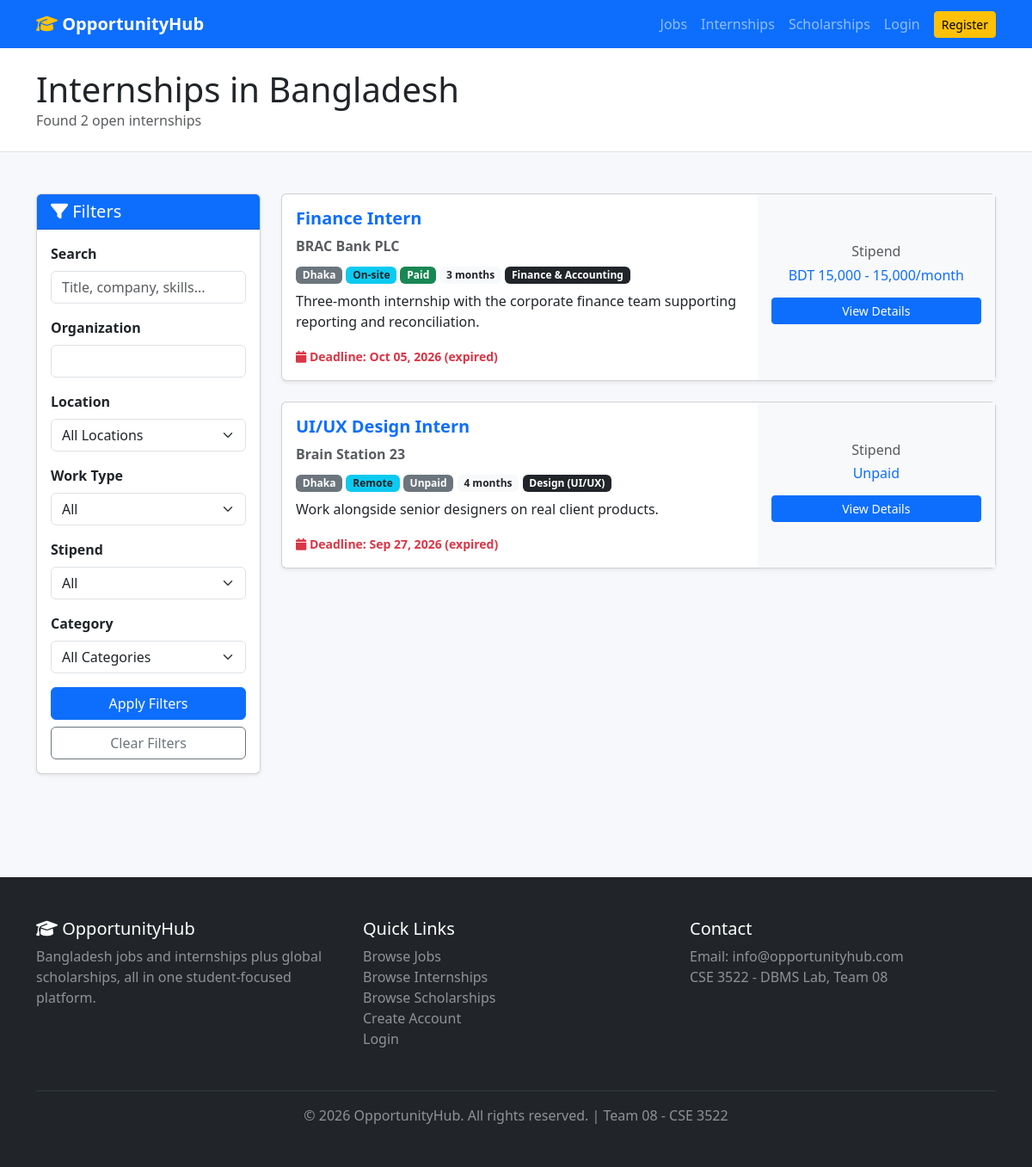
The app's page /pages/internships.php with its own data.
### tables this page shows
CREATE TABLE postings (
    posting_id INT PRIMARY KEY AUTO_INCREMENT,
    organization_id INT NOT NULL,
    posting_type ENUM('Job','Internship') NOT NULL,
    title VARCHAR(200) NOT NULL,
    category_id INT,
    description TEXT,
    responsibilities TEXT,
    requirements TEXT,
    qualifications TEXT,
    skills VARCHAR(255),
    location VARCHAR(150),
    work_type ENUM('Remote','On-site','Hybrid') DEFAULT 'On-site',
    job_type ENUM('Full-time','Part-time','Contract','Temporary') DEFAULT 'Full-time',
    paid_status ENUM('Paid','Unpaid') DEFAULT 'Paid',
    salary_min INT,
    salary_max INT,
    salary_currency VARCHAR(10) DEFAULT 'BDT',
    duration VARCHAR(50),
    vacancies INT DEFAULT 1,
    application_deadline DATE NOT NULL,
    application_method VARCHAR(100) DEFAULT 'Apply on OpportunityHub',
    application_link VARCHAR(255),
    posting_status ENUM('Pending','Active','Rejected','Closed','Expired') DEFAULT 'Pending',
    views INT DEFAULT 0,
    posted_at TIMESTAMP DEFAULT CURRENT_TIMESTAMP,
    updated_at TIMESTAMP DEFAULT CURRENT_TIMESTAMP ON UPDATE CURRENT_TIMESTAMP,
    FOREIGN KEY (organization_id) REFERENCES organizations(organization_id) ON DELETE CASCADE,
    FOREIGN KEY (category_id) REFERENCES categories(category_id) ON DELETE SET NULL,
    INDEX idx_posting_type (posting_type),
    INDEX idx_posting_status (posting_status),
    INDEX idx_posting_deadline (application_deadline),
    INDEX idx_posting_location (location),
    FULLTEXT INDEX ft_posting_search (title, description, skills)
);

CREATE TABLE organizations (
    organization_id INT PRIMARY KEY AUTO_INCREMENT,
    user_id INT NOT NULL,
    org_name VARCHAR(150) NOT NULL,
    industry VARCHAR(100),
    website VARCHAR(255),
    location VARCHAR(150),
    org_size VARCHAR(50),
    founded_year INT,
    description TEXT,
    status ENUM('Pending','Approved','Rejected','Suspended') DEFAULT 'Pending',
    created_at TIMESTAMP DEFAULT CURRENT_TIMESTAMP,
    updated_at TIMESTAMP DEFAULT CURRENT_TIMESTAMP ON UPDATE CURRENT_TIMESTAMP,
    FOREIGN KEY (user_id) REFERENCES users(user_id) ON DELETE CASCADE,
    UNIQUE KEY unique_owner (user_id),
    INDEX idx_org_status (status)
);

CREATE TABLE categories (
    category_id INT PRIMARY KEY AUTO_INCREMENT,
    category_name VARCHAR(100) NOT NULL UNIQUE,
    created_at TIMESTAMP DEFAULT CURRENT_TIMESTAMP
);

### pages/internships.php (called while the page is built, shortened)
<?php
require_once '../config/database.php';
require_once '../includes/functions.php';
$type = 'Internship';
$filters = [
    'search'       => trim($_GET['search'] ?? ''),
    'organization' => trim($_GET['organization'] ?? ''),
    'location'     => trim($_GET['location'] ?? ''),
    'work_type'    => trim($_GET['work_type'] ?? ''),
    'job_type'     => '',
    'paid_status'  => trim($_GET['paid_status'] ?? ''),
    'category_id'  => trim($_GET['category_id'] ?? ''),
];
$postings   = getPostings($type, $filters, true);
include '../includes/header.php';
include '../includes/posting-list.php';
include '../includes/footer.php';

### includes/functions.php (called while the page is built, shortened)
<?php
function isLoggedIn() {
    return isset($_SESSION['user_id']);
}
function e($string) {
    return htmlspecialchars($string ?? '', ENT_QUOTES, 'UTF-8');
}
function daysLeft($deadline) {
    return (int) ceil((strtotime($deadline) - time()) / 86400);
}
function getPostings($type, $filters = [], $onlyPublic = true) {
    global $conn;
    $sql = "SELECT p.*, o.org_name, o.location AS org_location, o.status AS org_status, c.category_name
            FROM postings p
            INNER JOIN organizations o ON p.organization_id = o.organization_id
            LEFT JOIN categories c ON p.category_id = c.category_id
            WHERE p.posting_type = ?";
    $params = [$type]; $types = "s";
    if ($onlyPublic) {
        $sql .= " AND p.posting_status = 'Active' AND o.status = 'Approved'";
    }
    $sql .= " ORDER BY p.posted_at DESC LIMIT 200";
    $stmt = $conn->prepare($sql);
    $stmt->bind_param($types, ...$params);
    $stmt->execute();
    return $stmt->get_result()->fetch_all(MYSQLI_ASSOC);
}
function formatSalary($posting) {
    if ($posting['posting_type'] === 'Internship') {
        if ($posting['paid_status'] === 'Unpaid') return 'Unpaid';
        if ($posting['salary_min'] || $posting['salary_max']) {
            return $posting['salary_currency'] . ' ' . number_format($posting['salary_min']) .
                   ($posting['salary_max'] ? ' - ' . number_format($posting['salary_max']) : '') . '/month';
        }
        return 'Paid (amount not disclosed)';
    }
    return $posting['salary_currency'] . ' ' . number_format($posting['salary_min'] ?: $posting['salary_max']);
}

### includes/posting-list.php (the view, shortened to what this page needs)
<?php
$type = $type ?? 'Job';
$postings = $postings ?? [];
$filters = $filters ?? [
    'search' => '',
    'organization' => '',
    'location' => '',
    'work_type' => '',
    'job_type' => '',
    'paid_status' => '',
    'category_id' => '',
];
$isInternship = ($type === 'Internship');
$selfPage = $isInternship ? 'internships.php' : 'jobs.php';
?>
<div class="bg-white py-4 border-bottom">
    <div class="container">
        <h1 class="mb-0"><?php echo $isInternship ? 'Internships in Bangladesh' : 'Jobs in Bangladesh'; ?></h1>
        <p class="text-muted mb-0">Found <?php echo count($postings); ?> open <?php echo $isInternship ? 'internships' : 'jobs'; ?></p>
    </div>
</div>
<div class="container py-5">
  <div class="row">
    <div class="col-lg-3 mb-4">
      <div class="card shadow-sm">
        <div class="card-header bg-primary text-white"><h5 class="mb-0"><i class="fas fa-filter"></i> Filters</h5></div>
        <div class="card-body">
          <form method="GET" action="">
            <div class="mb-3">
              <label class="form-label fw-bold">Search</label>
              <input type="text" class="form-control" name="search" placeholder="Title, company, skills..." value="<?php echo e($filters['search']); ?>">
            </div>
            <div class="mb-3">
              <label class="form-label fw-bold">Organization</label>
              <input type="text" class="form-control" name="organization" value="<?php echo e($filters['organization']); ?>">
            </div>
            <div class="mb-3">
              <label class="form-label fw-bold">Location</label>
              <select class="form-select" name="location">
                <option value="">All Locations</option>
              </select>
            </div>
            <div class="mb-3">
              <label class="form-label fw-bold">Work Type</label>
              <select class="form-select" name="work_type">
                <option value="">All</option>
              </select>
            </div>
            <?php if (!$isInternship): ?>
            <div class="mb-3">
              <label class="form-label fw-bold">Job Type</label>
              <select class="form-select" name="job_type">
                <option value="">All</option>
                <?php foreach (['Full-time','Part-time','Contract','Temporary'] as $j): ?>
                  <option value="<?php echo $j; ?>" <?php echo ($filters['job_type'] === $j) ? 'selected' : ''; ?>><?php echo $j; ?></option>
                <?php endforeach; ?>
              </select>
            </div>
            <?php else: ?>
            <div class="mb-3">
              <label class="form-label fw-bold">Stipend</label>
              <select class="form-select" name="paid_status">
                <option value="">All</option>
              </select>
            </div>
            <?php endif; ?>
            <div class="mb-3">
              <label class="form-label fw-bold">Category</label>
              <select class="form-select" name="category_id">
                <option value="">All Categories</option>
              </select>
            </div>
            <button type="submit" class="btn btn-primary w-100 mb-2">Apply Filters</button>
            <a href="<?php echo $selfPage; ?>" class="btn btn-outline-secondary w-100">Clear Filters</a>
          </form>
        </div>
      </div>
    </div>
    <div class="col-lg-9">
      <?php if (empty($postings)): ?>
        <div class="alert alert-info text-center py-5">
          <i class="fas fa-search fa-3x mb-3"></i>
          <p>No <?php echo $isInternship ? 'internships' : 'jobs'; ?> found matching your filters.</p>
          <a href="<?php echo $selfPage; ?>" class="btn btn-primary">Reset Filters</a>
        </div>
      <?php else: ?>
        <div class="row g-4">
          <?php foreach ($postings as $p): $days = daysLeft($p['application_deadline']); ?>
            <div class="col-12">
              <div class="card scholarship-card shadow-sm">
                <div class="row g-0">
                  <div class="col-md-8">
                    <div class="card-body">
                      <h5 class="card-title text-primary"><?php echo e($p['title']); ?></h5>
                      <p class="card-text text-muted mb-2"><strong><?php echo e($p['org_name']); ?></strong></p>
                      <div class="mb-2">
                        <span class="badge bg-secondary"><?php echo e($p['location']); ?></span>
                        <span class="badge bg-info text-dark"><?php echo e($p['work_type']); ?></span>
                        <?php if ($isInternship): ?>
                          <span class="badge bg-<?php echo $p['paid_status'] === 'Paid' ? 'success' : 'secondary'; ?>"><?php echo e($p['paid_status']); ?></span>
                          <?php if ($p['duration']): ?><span class="badge bg-light text-dark"><?php echo e($p['duration']); ?></span><?php endif; ?>
                        <?php else: ?>
                          <span class="badge bg-success"><?php echo e($p['job_type']); ?></span>
                        <?php endif; ?>
                        <?php if ($p['category_name']): ?><span class="badge bg-dark"><?php echo e($p['category_name']); ?></span><?php endif; ?>
                      </div>
                      <p class="card-text"><?php echo e(mb_strimwidth($p['description'] ?? '', 0, 150, '...')); ?></p>
                      <small class="<?php echo $days < 7 ? 'text-danger fw-bold' : 'text-muted'; ?>">
                        <i class="fas fa-calendar"></i> Deadline: <?php echo date('M d, Y', strtotime($p['application_deadline'])); ?>
                        (<?php echo $days >= 0 ? $days . ' days left' : 'expired'; ?>)
                      </small>
                    </div>
                  </div>
                  <div class="col-md-4 bg-light d-flex flex-column justify-content-center align-items-center p-3">
                    <h6 class="text-muted mb-2"><?php echo $isInternship ? 'Stipend' : 'Salary'; ?></h6>
                    <p class="h6 text-primary mb-3 text-center"><?php echo e(formatSalary($p)); ?></p>
                    <a href="posting-details.php?id=<?php echo (int)$p['posting_id']; ?>" class="btn btn-primary btn-sm mb-2 w-100">View Details</a>
                  </div>
                </div>
              </div>
            </div>
          <?php endforeach; ?>
        </div>
      <?php endif; ?>
    </div>
  </div>
</div>

### includes/header.php (shortened to what this page needs)
<!DOCTYPE html>
<html lang="en">
<head>
    <link href="https://cdnjs.cloudflare.com/ajax/libs/bootstrap/5.3.0/css/bootstrap.min.css" rel="stylesheet">
    <link href="https://cdnjs.cloudflare.com/ajax/libs/font-awesome/6.4.0/css/all.min.css" rel="stylesheet">
    <link rel="stylesheet" href="<?php echo BASE_URL; ?>/css/style.css">
</head>
<body>
<nav class="navbar navbar-expand-lg navbar-dark bg-primary sticky-top">
    <div class="container">
        <a class="navbar-brand fw-bold" href="<?php echo BASE_URL; ?>/pages/index.php">
            <i class="fas fa-graduation-cap"></i> OpportunityHub
        </a>
        <div class="collapse navbar-collapse" id="navbarNav">
            <ul class="navbar-nav ms-auto align-items-lg-center">
                <li class="nav-item">
                    <a class="nav-link" href="<?php echo BASE_URL; ?>/pages/jobs.php">Jobs</a>
                </li>
                <li class="nav-item">
                    <a class="nav-link" href="<?php echo BASE_URL; ?>/pages/internships.php">Internships</a>
                </li>
                <li class="nav-item">
                    <a class="nav-link" href="<?php echo BASE_URL; ?>/pages/scholarships.php">Scholarships</a>
                </li>
                <?php if (isLoggedIn() && isAdmin()): ?>
                    <li class="nav-item">
                        <a class="nav-link" href="<?php echo BASE_URL; ?>/pages/admin/dashboard.php">Admin Panel</a>
                    </li>
                    <li class="nav-item">
                        <a class="nav-link" href="<?php echo BASE_URL; ?>/pages/logout.php">Logout</a>
                    </li>
                <?php else: ?>
                    <li class="nav-item">
                        <a class="nav-link" href="<?php echo BASE_URL; ?>/pages/login.php">Login</a>
                    </li>
                    <li class="nav-item">
                        <a class="btn btn-warning btn-sm ms-lg-2" href="<?php echo BASE_URL; ?>/pages/register.php">Register</a>
                    </li>
                <?php endif; ?>
            </ul>
        </div>
    </div>
</nav>

### includes/footer.php (shortened to what this page needs)
<footer class="bg-dark text-white py-5 mt-5">
    <div class="container">
        <div class="row">
            <div class="col-md-4 mb-3">
                <h5><i class="fas fa-graduation-cap"></i> OpportunityHub</h5>
                <p class="text-white-50">Bangladesh jobs and internships plus global scholarships, all in one student-focused platform.</p>
            </div>
            <div class="col-md-4 mb-3">
                <h5>Quick Links</h5>
                <ul class="list-unstyled">
                    <li><a href="<?php echo BASE_URL; ?>/pages/jobs.php" class="text-white-50">Browse Jobs</a></li>
                    <li><a href="<?php echo BASE_URL; ?>/pages/internships.php" class="text-white-50">Browse Internships</a></li>
                    <li><a href="<?php echo BASE_URL; ?>/pages/scholarships.php" class="text-white-50">Browse Scholarships</a></li>
                    <li><a href="<?php echo BASE_URL; ?>/pages/register.php" class="text-white-50">Create Account</a></li>
                    <li><a href="<?php echo BASE_URL; ?>/pages/login.php" class="text-white-50">Login</a></li>
                </ul>
            </div>
            <div class="col-md-4 mb-3">
                <h5>Contact</h5>
                <p class="text-white-50 mb-0">Email: info@opportunityhub.com</p>
                <p class="text-white-50">CSE 3522 - DBMS Lab, Team 08</p>
            </div>
        </div>
        <hr class="border-secondary">
        <p class="text-center text-white-50 mb-0">&copy; <?php echo date('Y'); ?> OpportunityHub. All rights reserved. | Team 08 - CSE 3522</p>
    </div>
</footer>
</body>
</html>

### css/style.css (style rules this page uses)
body { font-family: 'Segoe UI', Tahoma, Geneva, Verdana, sans-serif; background-color: #f7f8fb; }
.scholarship-card .card-title { font-weight: 600; }
.navbar-brand i { color: #ffc107; }
footer a { text-decoration: none; }

### records on screen
postings: title "Finance Intern", organization.org_name "BRAC Bank PLC", location "Dhaka", work_type "On-site", paid_status "Paid", duration "3 months", category.category_name "Finance & Accounting", description "Three-month internship with the corporate finance team supporting reporting and reconciliation.", application_deadline "Oct 05, 2026", shows "expired", formatSalary($p) "BDT 15,000 - 15,000/month"
postings: title "UI/UX Design Intern", organization.org_name "Brain Station 23", location "Dhaka", work_type "Remote", paid_status "Unpaid", duration "4 months", category.category_name "Design (UI/UX)", description "Work alongside senior designers on real client products.", application_deadline "Sep 27, 2026", shows "expired"

### other values on screen
count($postings) "2"
